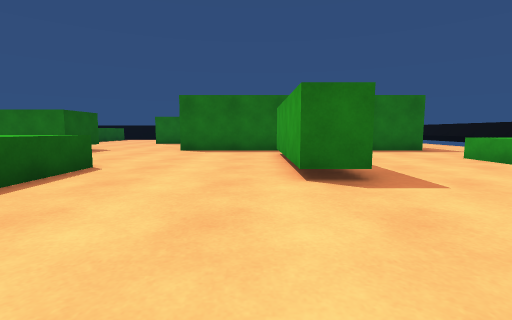
view 1 (above)

24 first-person views from a walk through a scene from a Unity 3-D project. The camera is 0.72 m above the floor, tilts 6° down and sees 85° across. The floor is counted in squares, 1 m on a side. Each view is taken from the middle of a square. On the plan, view 1 faces up. The plan holds only what a view shows up to about 10 squares ahead; the rest is blank. Surface patterns are stand-ins for the level's own textures.

view 2
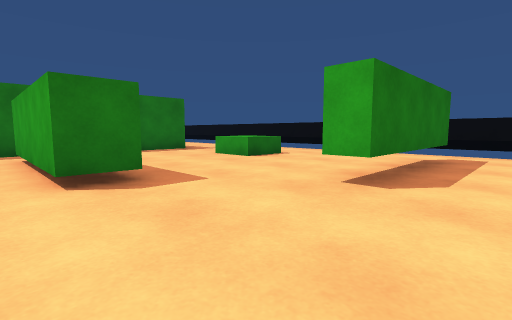

view 3
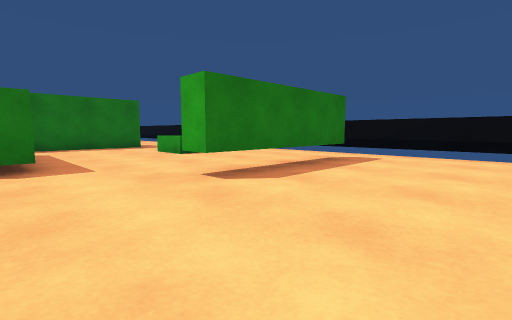

view 4
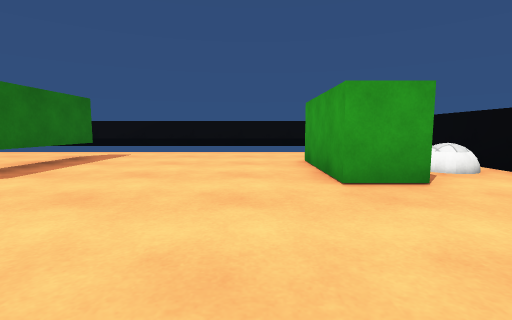

view 5
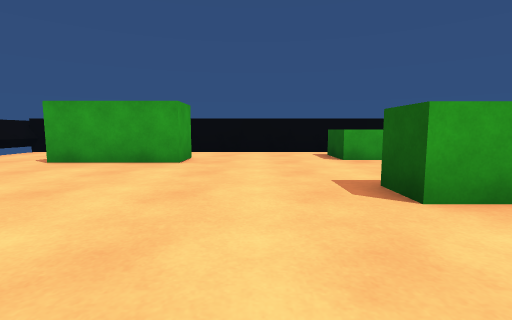

view 6
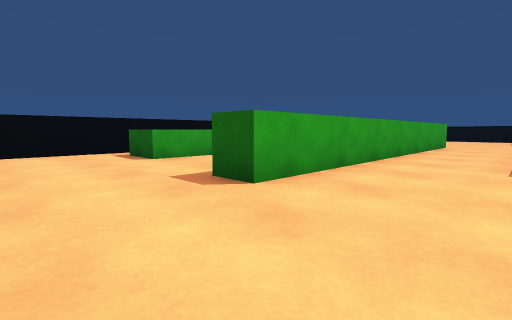

view 7
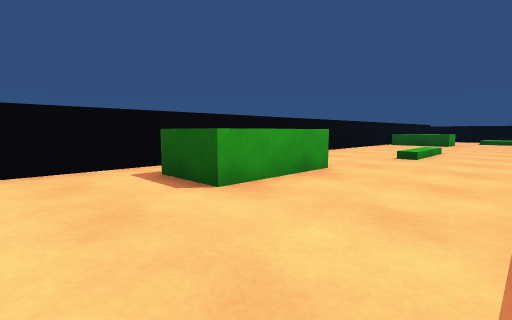

view 8
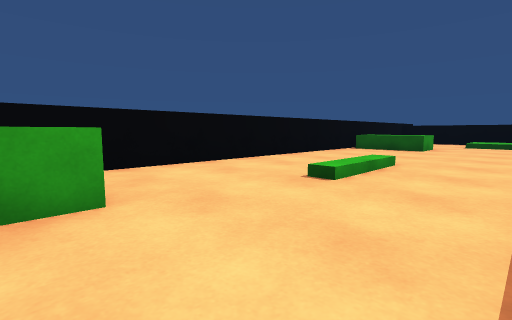

view 9
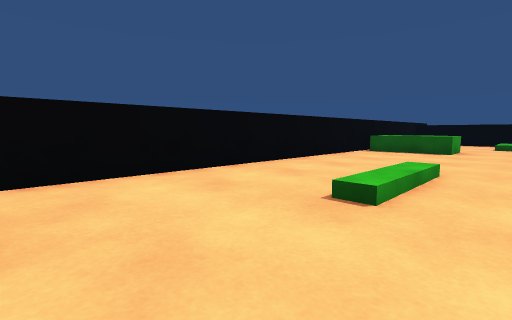

view 10
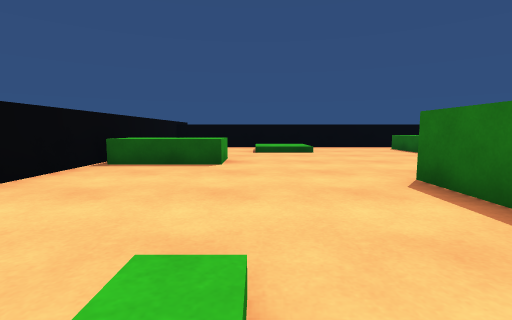

view 11
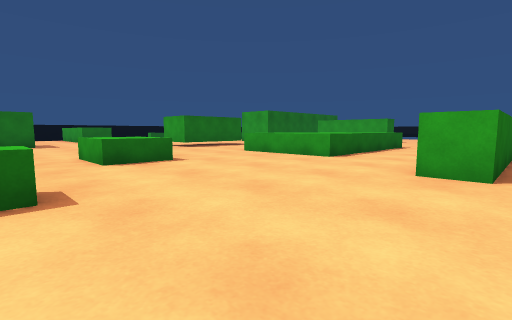

view 12
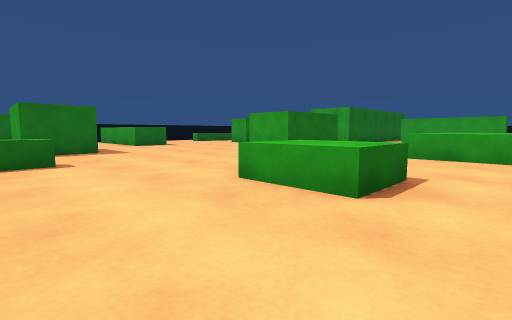

view 13
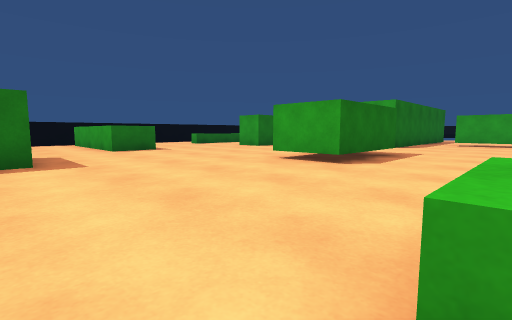

view 14
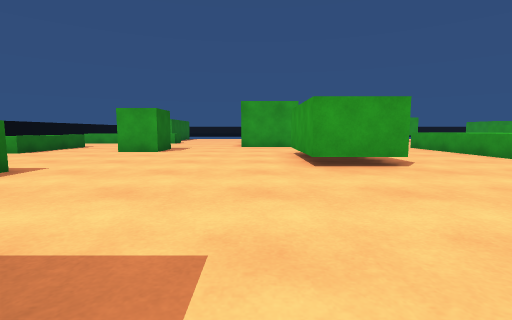

view 15
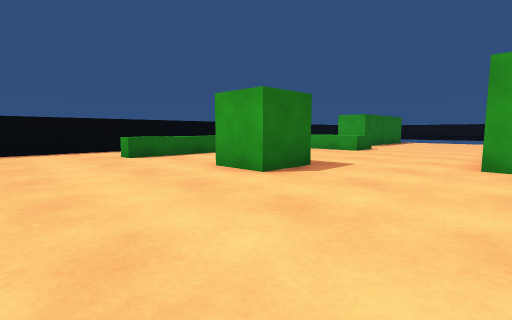

view 16
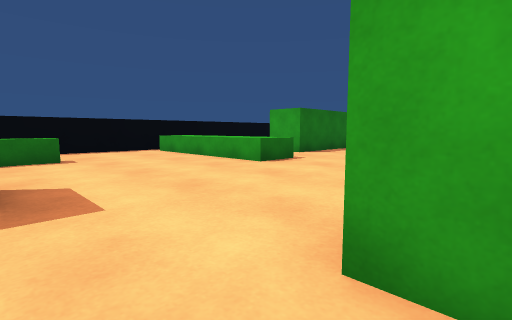

view 17
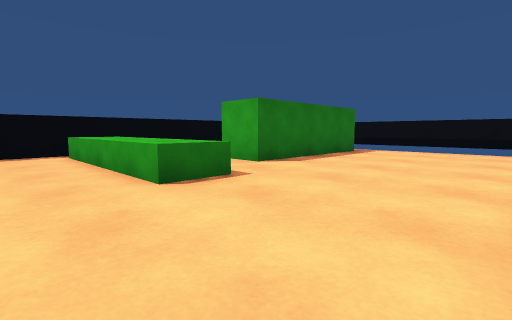

view 18
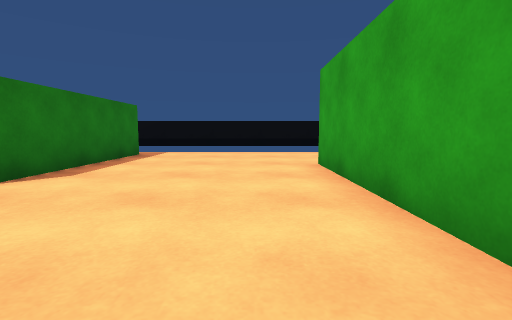

view 19
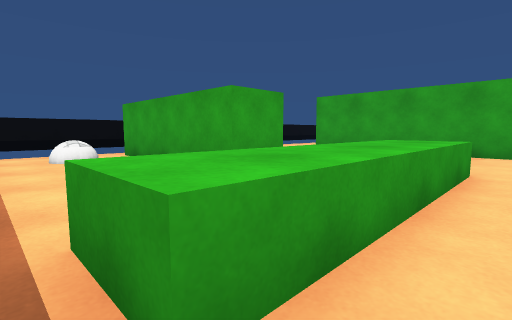

view 20
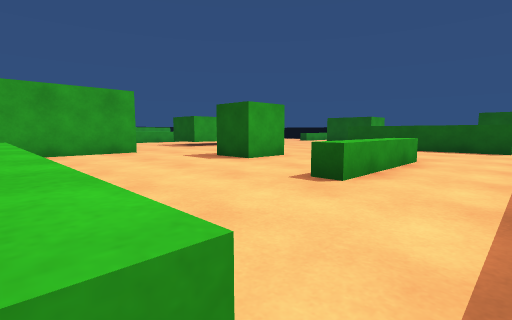

view 21
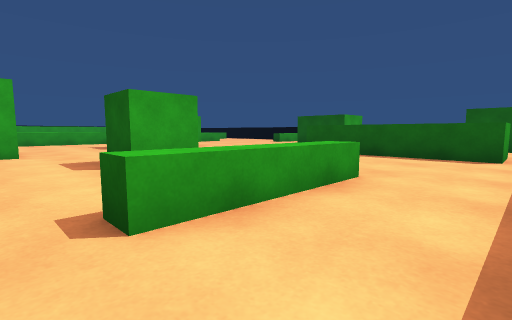

view 22
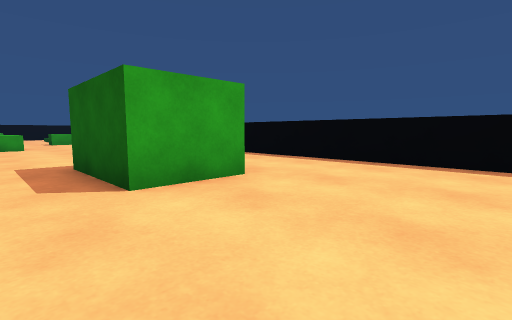

view 23
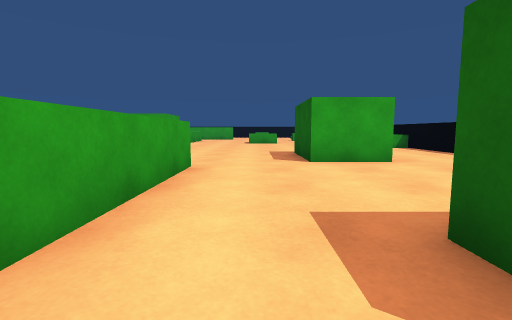

view 24
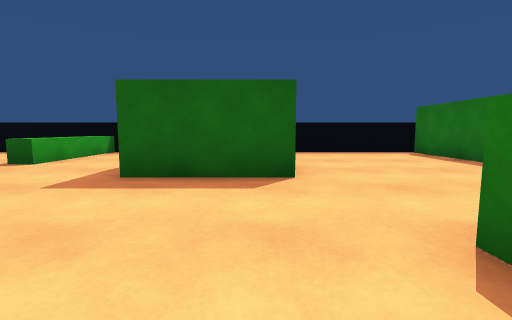

### Floor plan
Key: @ floor where view 1 was taken; # wall or solid block; . floor; / step, stairs or slope; ^ raised ledge; B green block; T thing the floor can be seen under or through; A ball.
Columns run from 20 left of view 1 to 10 right of it. Each row starts with its distance up from view 1.
 23                ###  ####
 22        . .....................#
 21      #...##..........^^.....A.#
 20  #####...##...^^^^...^^    AA.#
 19  ........##..........^^ #####.#
 18  ........##..........^^.#####.#
 17  ........##..........^^.......#
 16  ..............BB.............#
 15  ...##........................#
 14  ...##........................#
 13 #...##........................#
 12  .................#########...#
 11  ..........###....  ####
 10 #^^^^......####...  ####
  9 #  ........####............
  8 #  ..................#.....
  7 #  ..................#....BB
  6 #  ...BB.............#....BB.
  5    ...BB...^^^^^^^...#........
  4    ........^  ^ ^^............
  3    ........^     ^............#
  2   BBB......^^^^^^.......TTTT..#
  1    ...........................#
  0    .................@.........#
 -1    ......############.........#
 -2    //.........................#
 -3     /.........................#
 -4    //...................###...#
 -5    ...BB.........^^^^...#  ...#
 -6        B.........^  ^....A  ..#
 -7        B.......... ......A   .#
 -8    ########################  ##

Positions as (right, up) in squares from view 1, and headings:
1: (0, 0), facing up
2: (0, 0), facing up-right
3: (1, -2), facing up-right
4: (0, -3), facing right
5: (2, 2), facing down
6: (3, 2), facing down-left
7: (2, -2), facing down-left
8: (-2, -2), facing down-left
9: (-3, -3), facing down-left
10: (-7, -4), facing left
11: (-16, -2), facing up-right
12: (-17, 3), facing up-right
13: (-15, 6), facing up-right
14: (-15, 12), facing right
15: (-9, 12), facing up-right
16: (-4, 12), facing up-right
17: (-1, 13), facing up-right
18: (0, 14), facing right
19: (0, 22), facing down-right
20: (1, 22), facing down-left
21: (-2, 22), facing down-left
22: (-13, 19), facing down-left
23: (-13, 22), facing down
24: (-10, 15), facing left
